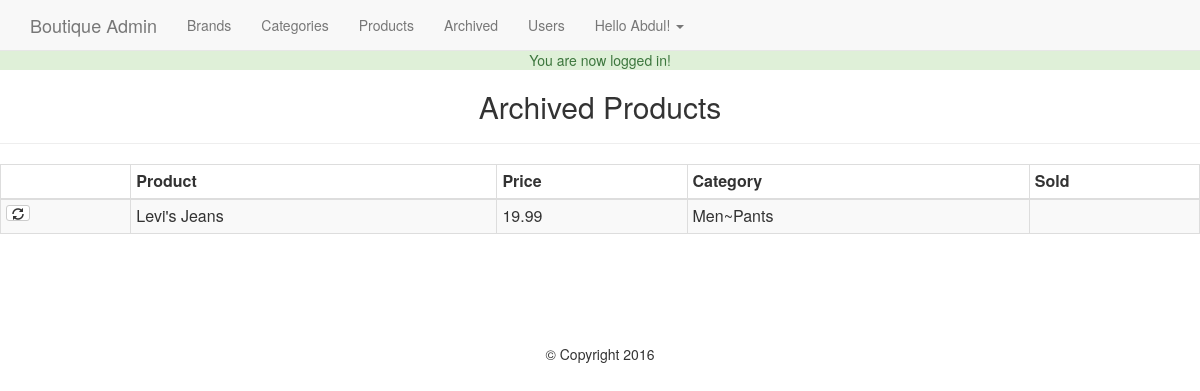
The page /admin/archived.php (signed in) on the database its author committed.
### tables this page shows
CREATE TABLE `users` (
  `id` int(11) NOT NULL,
  `full_name` varchar(255) NOT NULL,
  `email` varchar(175) NOT NULL,
  `password` varchar(255) NOT NULL,
  `join_date` datetime NOT NULL DEFAULT CURRENT_TIMESTAMP,
  `last_login` datetime NOT NULL,
  `permissions` varchar(255) NOT NULL
);

CREATE TABLE `products` (
  `id` int(11) NOT NULL,
  `title` varchar(255) NOT NULL,
  `price` decimal(10,2) NOT NULL,
  `list_price` decimal(10,2) NOT NULL,
  `brand` int(11) NOT NULL,
  `categories` varchar(255) NOT NULL,
  `image` varchar(255) NOT NULL,
  `description` text NOT NULL,
  `featured` tinyint(4) NOT NULL DEFAULT '0',
  `sizes` text NOT NULL,
  `deleted` tinyint(4) NOT NULL DEFAULT '0'
);

### helpers/helpers.php (called while the page is built, shortened)
<?php
	function hasPermissions($permission = 'admin'){
		global $user_data;
		$permissions = explode(',',$user_data['permissions']);
		if(in_array($permission, $permissions,true)){
			return true;
		}
		return false;
	}
 ?>

### admin/archived.php (the view, shortened to what this page needs)
<?php
	require_once $_SERVER['DOCUMENT_ROOT'].'/ecom/core/init.php';
	include 'includes/head.php';
	include 'includes/navigation.php';
 ?>
	<h2 class="text-center">Archived Products</h2><hr>
	<table class="table table-bordered table-condensed table-striped">
		<thead>
			<th></th>
			<th>Product</th>
			<th>Price</th>
			<th>Category</th>
			<th>Sold</th>
		</thead>
		<tbody>
		<?php
		$sql = "SELECT * FROM products WHERE deleted = 1";
		$result = $db->query($sql);
		 while($deletedProduct = mysqli_fetch_assoc($result)):
		$childId = $deletedProduct['categories'];
		$childSql = "SELECT * FROM categories WHERE id = '$childId'";
		$result = $db->query($childSql);
		$childCategory = mysqli_fetch_assoc($result);
		$parentId = $childCategory['parent'];
		$parentSql = "SELECT * FROM categories WHERE id = '$parentId'";
		$parentResult = $db->query($parentSql);
		$parentCategory = mysqli_fetch_assoc($parentResult);
		$category = $parentCategory['category'].'~'.$childCategory['category'];
		 ?>
		<tr>
		<td>
			<a href="archived.php?restore=<?= $deletedProduct['id']; ?>" class="btn btn-xs btn-default"><span class="glyphicon glyphicon-refresh"></span></a>
		</td>
		<td><?= $deletedProduct['title']; ?></td>
		<td><?= $deletedProduct['price']; ?></td>
		<td><?= $category; ?></td>
		<td></td>
		</tr>
		<?php endwhile; ?>
		</tbody>
	</table>
 <?php
 	include 'includes/footer.php';
  ?>

### admin/includes/navigation.php (shortened to what this page needs)
<nav class="navbar navbar-default navbar-fixed-top">
            <div class="container">
                <a href="/ecom/admin/index.php" class="navbar-brand">Boutique Admin</a>
                <ul class="nav navbar-nav">
                  <li><a href="brands.php">Brands</a></li>
                  <li><a href="categories.php">Categories</a></li>
                  <li><a href="products.php">Products</a></li>
                   <li><a href="archived.php">Archived</a></li>
                  <?php if(hasPermissions('admin')): ?>
                    <li><a href="users.php">Users</a></li>
                  <?php endif; ?>
                  <li class="dropdown">
                  <a href="#" class="dropdown-toggle" data-toggle="dropdown">
                    Hello <?= $firstName; ?>! <span class="caret"></span>
                  </a>
                  </li>
                </ul>
            </div>
        </nav>

### css/main.css (style rules this page uses)
body { padding-top: 50px; }

### rows shown on the page
users: full_name "Abdul"
products: title "Levi's Jeans", price "19.99", category "Men~Pants"

### other values the page prints
$_SESSION['success_flash'] "You are now logged in!"
